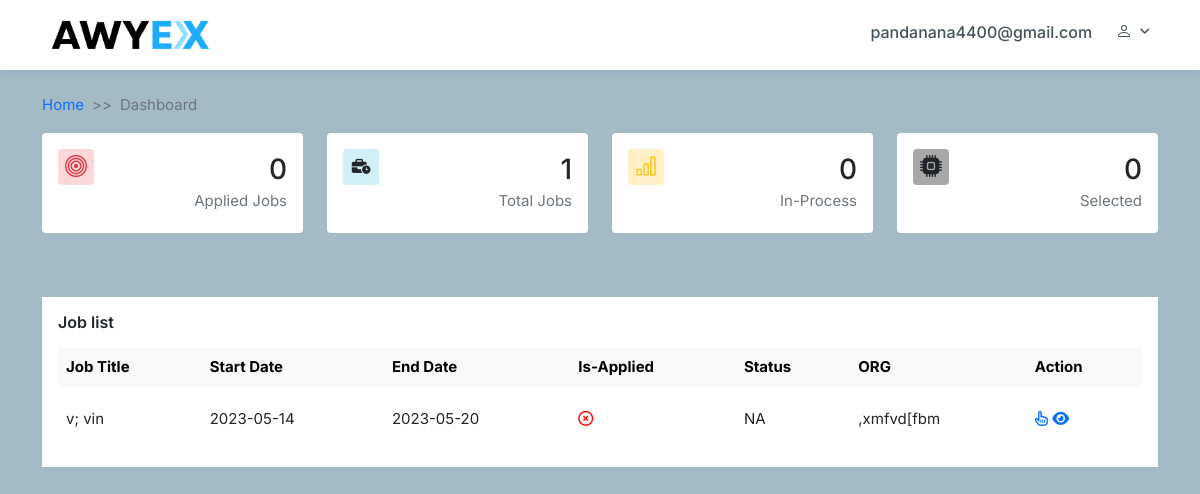
The app's page /std_dash (signed in) with its own data.
### common/models.py (models this page shows, shortened)
class User(AbstractBaseUser, PermissionsMixin):
	username = models.CharField(max_length=100, unique=True, null=True,blank=True)
	password = models.TextField(null=True,blank=True)
	email = models.EmailField(null=True,blank=True)
	first_name = models.CharField(max_length=100, null=True)
	last_name = models.CharField(max_length=100, null=True)
	is_staff = models.BooleanField(default=False)
	created_on = models.DateField(auto_now_add=True)
	is_active = models.BooleanField(default=True)
	otp = models.CharField(max_length=255, null=True, blank=True)
	contact_number = models.CharField(max_length=10, null=True)
	USERNAME_FIELD = "username"
	REQUIRED_FIELDS = ["email","password"]
	objects = MyAccountManager()

class Jobs(models.Model):
	title = models.CharField(max_length=255, null=True, blank=True)
	package= models.CharField(max_length=255, null=True, blank=True)
	company = models.CharField(max_length=255, null=True, blank=True)
	openings = models.CharField(max_length=255, null=True, blank=True)
	profile = models.CharField(max_length=255, null=True, blank=True)
	start_date = models.CharField(max_length=255, null=True, blank=True)
	end_date = models.CharField(max_length=255, null=True, blank=True)
	minimum_cgpa = models.CharField(max_length=255, null=True, blank=True)

### common/views.py (the view)
# urls.py: path('std_dash', StudentDashboard.as_view(), name='std_dash'),
class StudentDashboard(View):
    template = 'studetdash.html'
    model = User
    def get(self, request):
        job_list= Jobs.objects.all().order_by('-id')
        context={
            'job_list':job_list,
        }
        return render(request, self.template, context)

### common/templatetags/joblist.py (called while the page is built)
@register.simple_tag
def check_apply(job, user):
    apply_result= False
    status= 'NA'
    data={}
    try:
        job= AppliedJobs.objects.get(job=job, user=user)
        apply_result= True
        status= job.status
        data['apply_result']=apply_result
        data['status']=status
    except:
        data['apply_result']=apply_result
        data['status']=status
    return data

@register.filter
def check_apply_filter(data_dict, filter):
    return data_dict[filter]

@register.simple_tag
def apply_count(user):
    job_list= AppliedJobs.objects.filter(user=user)
    in_process = job_list.filter(status='in_process').count()
    selected = job_list.filter(status='selected').count()
    data={
        'job_list':job_list.count(),
        'in_process':in_process,
        'selected':selected
    }
    return data

@register.filter
def apply_count_filter(data_dict, filter):
    return data_dict[filter]

@register.simple_tag
def all_jobs_count():
    job_list= Jobs.objects.all().count()
    return job_list

### templates/studetdash.html (shortened to what this page needs)
{% extends "starter.html" %}
{% load static %}
{% load joblist %}
{% block content %}
{% apply_count request.user as data_dict %}
  <section class="card-target" >
    <div class="container">
      <div class="row d-flex align-items-center justify-content-center">
        <div class="col-lg-3 mb-3">
          <div class="card">
            <div class="card-body">
              <div class="row">
                <div class="col-6">
                  <div class="avatar-danger rounded">
                    <i class="bi bi-bullseye avatar-title  text-danger"></i>
                  </div>
                </div>
                <div class="col-6">
                  <div class="text-end">
                    <h3 class="text-dark my-1"><span data-plugin="counterup">{{data_dict|apply_count_filter:'job_list'}}</span></h3>
                    <p class="text-muted mb-1 text-truncate">Applied Jobs</p>
                  </div>
                </div>
              </div>
            </div>
          </div>
        </div>
        <div class="col-lg-3 mb-3">
          <div class="card">
            <div class="card-body">
              <div class="row">
                <div class="col-6">
                  <div class="avatar-info rounded">
                    <i class="fa-solid fa-business-time"></i>
                  </div>
                </div>
                <div class="col-6">
                  <div class="text-end">
                    <h3 class="text-dark my-1"><span data-plugin="counterup">{% all_jobs_count %}</span></h3>
                    <p class="text-muted mb-1 text-truncate">Total Jobs</p>
                  </div>
                </div>
              </div>
            </div>
          </div>
        </div>
        <div class="col-lg-3 mb-3">
          <div class="card">
            <div class="card-body">
              <div class="row">
                <div class="col-6">
                  <div class="avatar-warning rounded">
                    <i class="bi bi-bar-chart avatar-title font-22 text-warning"></i>
                  </div>
                </div>
                <div class="col-6">
                  <div class="text-end">
                    <h3 class="text-dark my-1"><span data-plugin="counterup">{{data_dict|apply_count_filter:'in_process'}}</span></h3>
                    <p class="text-muted mb-1 text-truncate">In-Process</p>
                  </div>
                </div>
              </div>
            </div>
          </div>
        </div>
        <div class="col-lg-3 mb-3">
          <div class="card">
            <div class="card-body">
              <div class="row">
                <div class="col-6">
                  <div class="avatar-dark rounded">
                    <i class="bi bi-cpu-fill avatar-title font-22 text-dark"></i>
                  </div>
                </div>
                <div class="col-6">
                  <div class="text-end">
                    <h3 class="text-dark my-1"><span data-plugin="counterup">{{data_dict|apply_count_filter:'selected'}}</span></h3>
                    <p class="text-muted mb-1 text-truncate">Selected</p>
                  </div>
                </div>
              </div>
            </div>
          </div>
        </div>
      </div>
    </div>
  </section>
  <section class="table-list">
    <div class="container">
      <div class="row">
        <div class="col-12">
          <div class="card">
            <div class="card-body">
              <div class="card-widght">
                <div class="d-flex align-items-center">
                  <h4 class="header-title mb-0">Job list</h4>
                </div>
              </div>
              <div id="cardCollpase4" class="collapse show">
                <div class="table-responsive pt-3">
                  <table class="table table-centered table-nowrap table-borderless mb-0 table-hover">
                    <thead class="table-light">
                      <tr>
                        <th>Job Title</th>
                        <th>Start Date</th>
                        <th>End Date</th>
                        <th> Is-Applied</th>
                        <th>Status</th>
                        <th>ORG</th>
                        <th>Action</th>
                      </tr>
                    </thead>
                    <tbody>
                    {% for job in job_list %}
                    {% check_apply job request.user as job_data_list %}
                      <tr>
                        <td>{{job.title}}</td>
                        <td>{{job.start_date}}</td>
                         <td>{{job.end_date}}</td>
                        <td>
                          {% if job_data_list|check_apply_filter:'apply_result' == True %}
                          <i style='color:green;' class="fa-regular fa-circle-check"></i>
                          {% else %}
                          <i style='color:red;' class="fa-regular fa-circle-xmark"></i>
                          {% endif %}
                        </td>
                         <td>{{job_data_list|check_apply_filter:'status'}}</td>
                        <td>{{job.company}}</td>
                        <td>
                        {% if job_data_list|check_apply_filter:'apply_result' == False %}
                        <a target="_blank" href="{% url 'common:apply_job' job.id %}"><i class="fa-regular fa-hand-pointer"></i></a>
                        {% endif %}
                        <a target="_blank" href="{% url 'common:job_details' job.id %}"><i class="fa-solid fa-eye"></i></a>
                        </td>
                      </tr>
                    {% endfor %}
                    </tbody>
                  </table>
                </div>
              </div>
            </div>
          </div>
        </div>
      </div>
    </div>
  </section>
{% endblock content %}

### templates/starter.html (shortened to what this page needs)
{% load static %}
<!doctype html>
<html lang="en">
<head>
  <link href="https://cdn.jsdelivr.net/npm/bootstrap@5.0.2/dist/css/bootstrap.min.css" rel="stylesheet"
>
  <link rel="stylesheet" href="{% static 'common/css/main.css'%}">
  <link rel="stylesheet" href="{% static 'common/css/style.css'%}">
  <link rel="stylesheet" href="https://cdnjs.cloudflare.com/ajax/libs/font-awesome/6.2.1/css/all.min.css"
 />
  <link rel="stylesheet" href="https://cdnjs.cloudflare.com/ajax/libs/slick-carousel/1.8.1/slick.css"
 />
  <link rel="stylesheet" href="https://cdn.jsdelivr.net/npm/bootstrap-icons@1.3.0/font/bootstrap-icons.css">
  <link rel="stylesheet" href="https://cdnjs.cloudflare.com/ajax/libs/slick-carousel/1.8.1/slick-theme.min.css"
 />
</head>
<body style="background-repeat: no-repeat;background-image: url('https://wallpaper-mania.com/wp-content/uploads/2018/09/High_resolution_wallpaper_background_ID_77700014742-optimized.jpg');">
  <nav class="navbar navbar-expand-lg fixed-top">
    <div class="container">
      <a class="navbar-brand" href="#"><img src="images/logo.png" alt=""></a>
      <div class="collapse navbar-collapse" id="main_nav">
        <ul class="navbar-nav mb-2 mb-lg-0 ms-auto">
          <li class="nav-item">
              <a href="">{{request.user.email}}</a>
          </li>
          <li class="nav-item dropdown profile">
              <a class="nav-link dropdown-toggle" href="#" data-bs-toggle="dropdown"> </a>
          </li>
      </ul>
      </div>
    </div>
  </nav>
  <section class="about-us">
    <div class="container">
      <div class="breadcrumb_container">
        <nav style="--bs-breadcrumb-divider: '>>';" aria-label="breadcrumb">
          <ol class="breadcrumb">
            <li class="breadcrumb-item"><a href="">Home</a></li>
            <li class="breadcrumb-item active" aria-current="page">Dashboard</li>
          </ol>
        </nav>
      </div>
    </div>
  </section>
  {% block content %}
    {% endblock content %}
</body>
</html>

### common/static/common/css/style.css (style rules this page uses)
body { margin: 0; padding: 0; -webkit-box-sizing: border-box; box-sizing: border-box; font-family: 'Inter', sans-serif; font-size: 15px; background-color: #a4bac5; }
h4 { font-size: 16px; }
a { color: #0d6efd; text-decoration: none; }
.navbar { background-color: #ffffff; -webkit-box-shadow: 0px 2px 6px #0078D724; box-shadow: 0px 2px 6px #0078D724; padding: 0; }
.navbar .navbar-brand img { width: 178px; }
.navbar .navbar-nav li a { font-size: 16px; color: #43535A; font-weight: 500; padding-right: 16px; padding-top: 4px; }
.navbar .navbar-nav .dropdown .dropdown-toggle::after { font: var(--fa-font-solid); content: "\f107"; font-size: 12px; position: relative; top: 3px; border: none; }
.navbar .navbar-nav .profile { margin-top: -6px; }
.card-target .card { background-color: #ffffff; border: none; }
.card-target .card .avatar-danger { height: 2.25rem; width: 2.25rem; background-color: #fdd8d8; display: -webkit-box; display: -ms-flexbox; display: flex; -webkit-box-align: center; -ms-flex-align: center; align-items: center; -webkit-box-pack: center; -ms-flex-pack: center; justify-content: center; }
.card-target .card .avatar-danger .avatar-title { font-size: 22px; }
.card-target .card .avatar-info { height: 2.25rem; width: 2.25rem; background-color: #d0eff7; display: -webkit-box; display: -ms-flexbox; display: flex; -webkit-box-align: center; -ms-flex-align: center; align-items: center; -webkit-box-pack: center; -ms-flex-pack: center; justify-content: center; }
.card-target .card .avatar-warning { height: 2.25rem; width: 2.25rem; background-color: #feefc4; display: -webkit-box; display: -ms-flexbox; display: flex; -webkit-box-align: center; -ms-flex-align: center; align-items: center; -webkit-box-pack: center; -ms-flex-pack: center; justify-content: center; }
.card-target .card .avatar-warning .avatar-title { font-size: 22px; }
.card-target .card .avatar-dark { height: 2.25rem; width: 2.25rem; background-color: #00000057; display: -webkit-box; display: -ms-flexbox; display: flex; -webkit-box-align: center; -ms-flex-align: center; align-items: center; -webkit-box-pack: center; -ms-flex-pack: center; justify-content: center; }
.card-target .card .avatar-dark .avatar-title { font-size: 22px; }
.table-list { margin-bottom: 4rem; }
.table-list .card { border: none; border-radius: 0; margin-top: 3rem; }
.table-list .card .card-body .card-widght { display: -webkit-box; display: -ms-flexbox; display: flex; -webkit-box-align: center; -ms-flex-align: center; align-items: center; -webkit-box-pack: justify; -ms-flex-pack: justify; justify-content: space-between; }
.table-list .card .card-body .card-widght h4 { font-size: 16px; font-weight: 600; }
.table-list .card .card-body .table-responsive .table tbody tr { line-height: 48px; }

### records on screen
User: user.email "pandanana4400@gmail.com"
Jobs: title "v; vin", start_date "2023-05-14", end_date "2023-05-20", job_data_list "NA", company ",xmfvd[fbm"

### other values on screen
{{ data_dict|apply_count_filter:'job_list' }} "0"
{{ data_dict|apply_count_filter:'in_process' }} "0"
{{ data_dict|apply_count_filter:'selected' }} "0"
